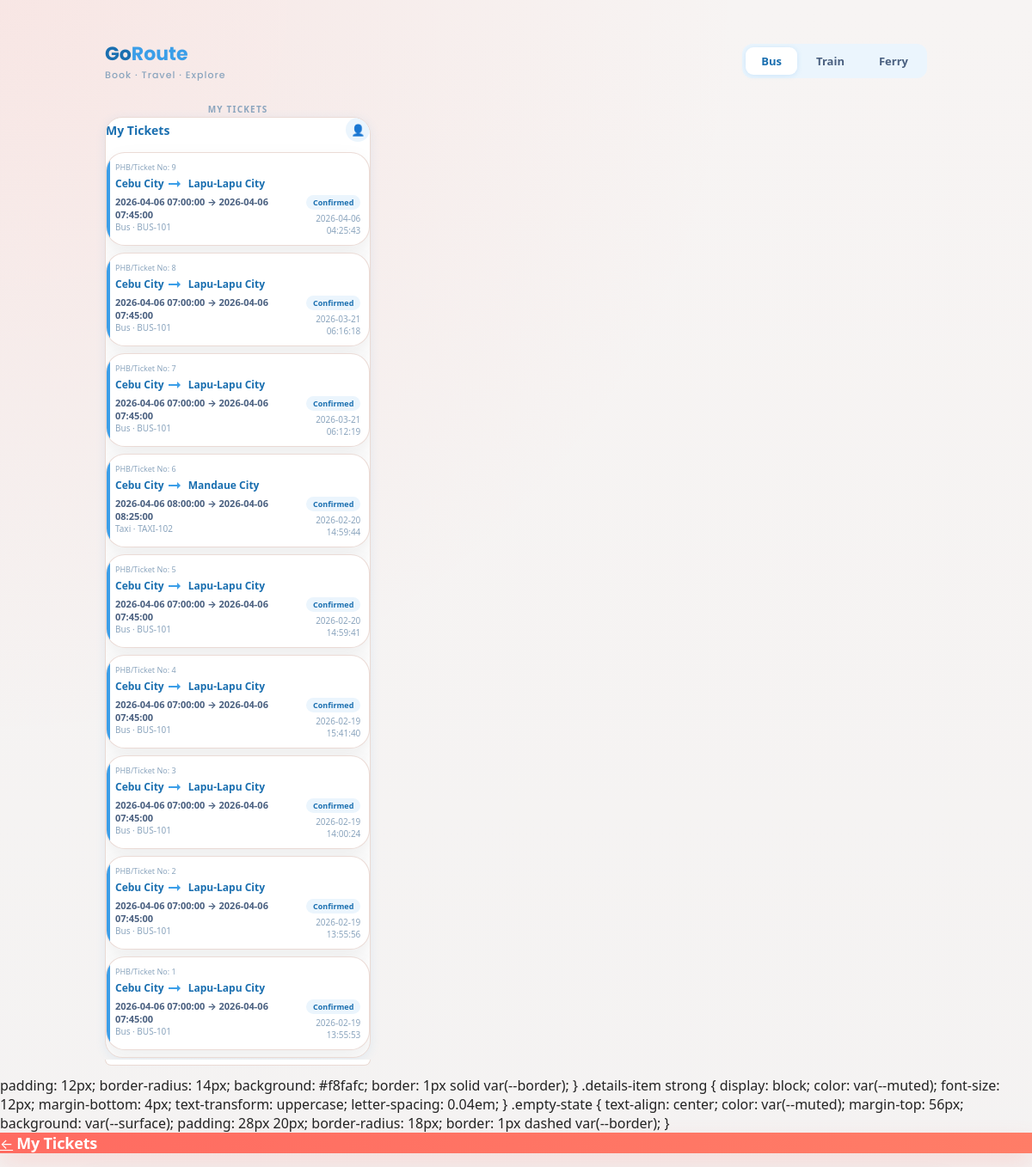
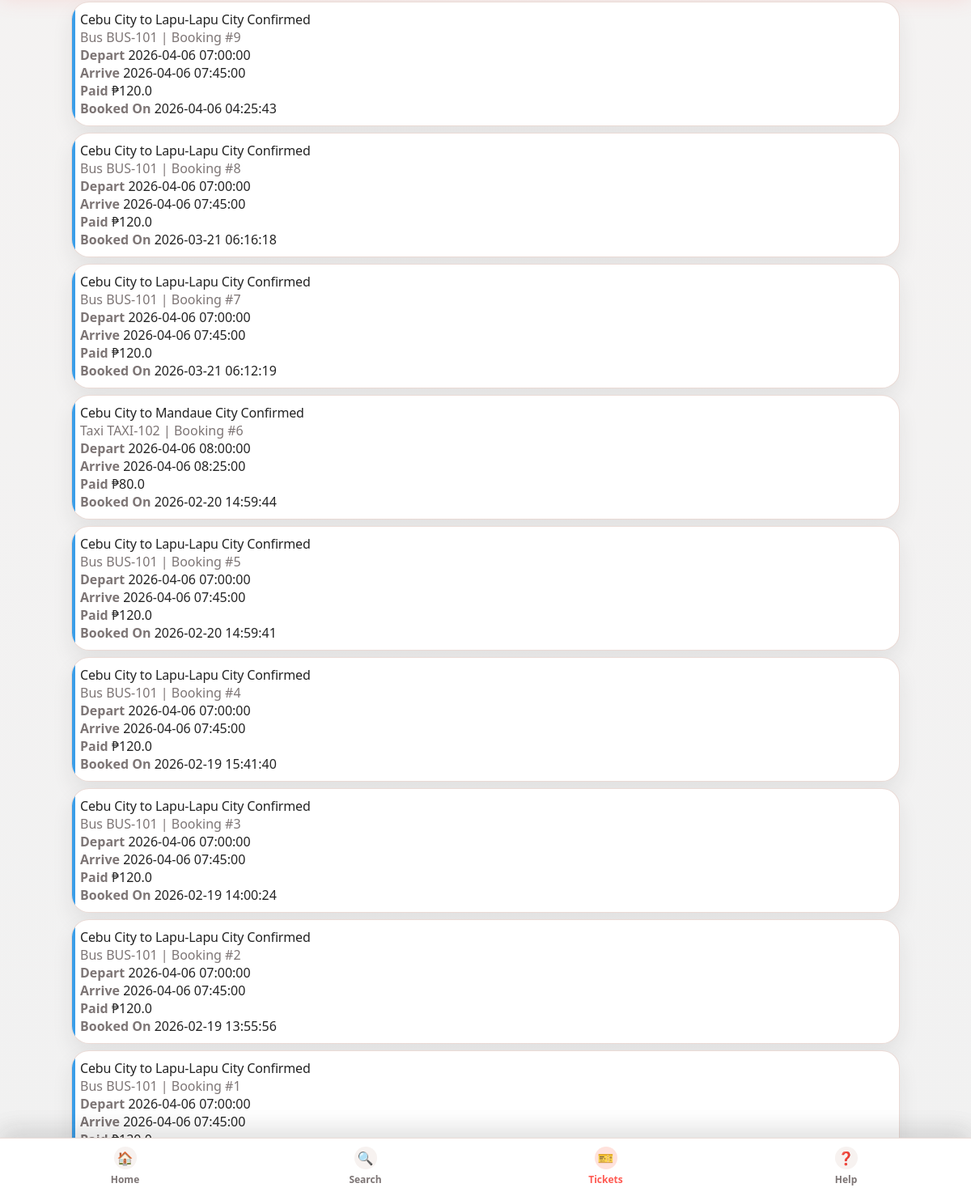
The page /my_tickets (signed in) on the database as committed earlier (2 pictures, top to bottom).
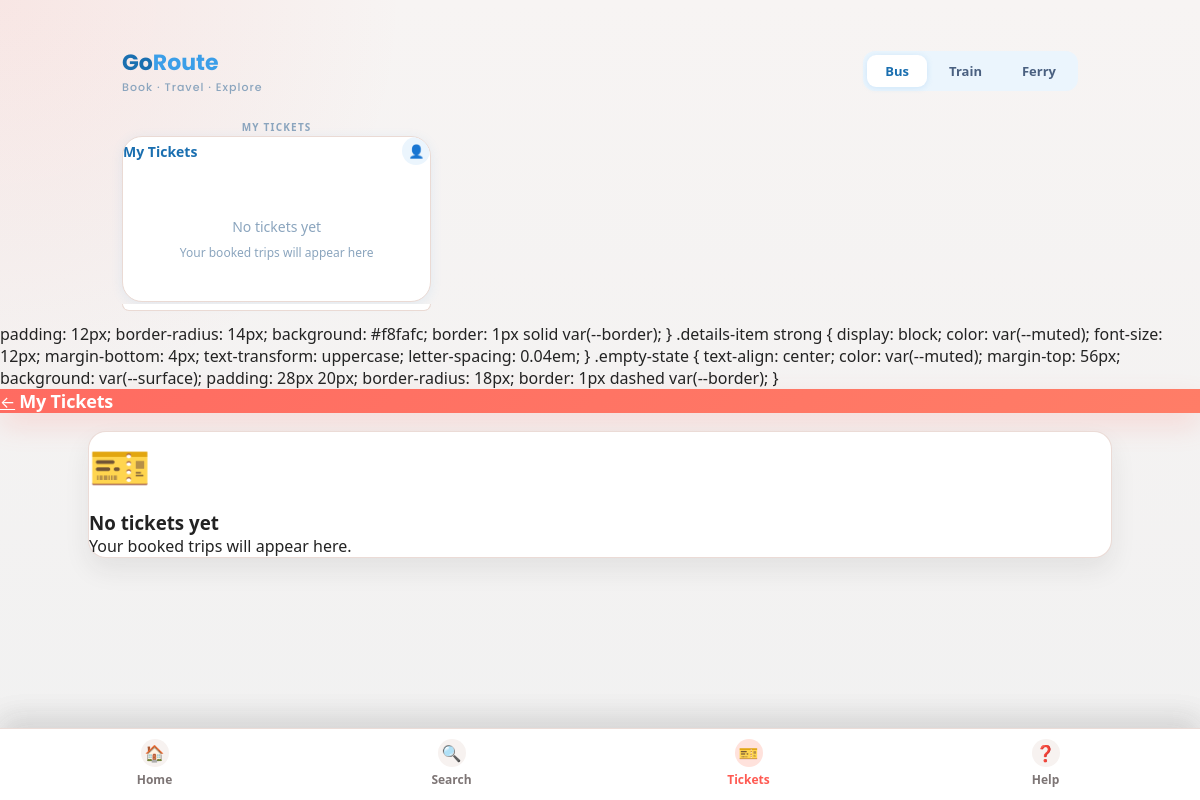
The same page on the database as committed later.
### tables this page shows
CREATE TABLE Booking (
    Booking_ID INTEGER PRIMARY KEY AUTOINCREMENT, Booking_Date DATETIME DEFAULT CURRENT_TIMESTAMP, Total_Price REAL NOT NULL, Status TEXT DEFAULT 'Pending', User_ID INTEGER, Schedule_ID INTEGER, FOREIGN KEY (User_ID) REFERENCES User(User_ID), FOREIGN KEY (Schedule_ID) REFERENCES Schedule(Schedule_ID)
);

CREATE TABLE Route (
    Route_ID INTEGER PRIMARY KEY AUTOINCREMENT, Origin TEXT NOT NULL, Destination TEXT NOT NULL, Distance REAL, Base_Fare REAL NOT NULL
);

CREATE TABLE Schedule (
    Schedule_ID INTEGER PRIMARY KEY AUTOINCREMENT, Departure_Time DATETIME NOT NULL, Arrival_Time DATETIME, Status TEXT DEFAULT 'Scheduled', Route_ID INTEGER, Vehicle_ID INTEGER, FOREIGN KEY (Route_ID) REFERENCES Route(Route_ID), FOREIGN KEY (Vehicle_ID) REFERENCES Vehicle(Vehicle_ID)
);

CREATE TABLE Vehicle (
    Vehicle_ID INTEGER PRIMARY KEY AUTOINCREMENT, Plate_Number TEXT UNIQUE NOT NULL, Type TEXT NOT NULL, Capacity INTEGER NOT NULL
);

### app.py (the view)
@app.route('/my_tickets')
def my_tickets():
    if not require_login(default_user_id=1, default_name="RJ (Preview Mode)", default_role='Passenger'):
        return redirect(url_for('login'))
    user_id = session['user_id']
    conn = get_db_connection()
    query = '''
        SELECT b.Booking_ID, b.Booking_Date, b.Status, b.Total_Price,
               s.Departure_Time, s.Arrival_Time,
               r.Origin, r.Destination,
               v.Plate_Number, v.Type
        FROM Booking b
        JOIN Schedule s ON b.Schedule_ID = s.Schedule_ID
        JOIN Route r ON s.Route_ID = r.Route_ID
        JOIN Vehicle v ON s.Vehicle_ID = v.Vehicle_ID
        WHERE b.User_ID = ?
        ORDER BY b.Booking_ID DESC
    '''
    tickets = conn.execute(query, (user_id,)).fetchall()
    conn.close()
    return render_template('my_tickets.html', tickets=tickets)

### app.py (called while the page is built)
def get_db_connection():
    conn = sqlite3.connect(DB_PATH)
    conn.row_factory = sqlite3.Row
    return conn

def require_login(default_role=None, default_name=None, default_user_id=None):
    if 'user_id' in session:
        return True
    if PREVIEW_BYPASS and default_user_id is not None and default_name and default_role:
        ensure_session(default_user_id, default_name, default_role)
        return True
    return False

### templates/my_tickets.html (shortened to what this page needs)
﻿<!DOCTYPE html>
<html lang="en">
<head>
    <link rel="stylesheet" href="{{ url_for('static', filename='css/app.css') }}">
</head>
<body>
    <div class="app">
        <div class="header">
            <div class="logo">
                Go<span>Route</span>
                <small>Book · Travel · Explore</small>
            </div>
            <div class="tabs">
                <button class="tab active">Bus</button>
                <button class="tab">Train</button>
                <button class="tab">Ferry</button>
            </div>
        </div>
        <div class="screens">
            <div>
                <div class="screen-label">My tickets</div>
                <div class="screen results-screen">
                    <div style="display:flex;justify-content:space-between;align-items:center;margin-bottom:12px;">
                        <div style="font-size:14px;font-weight:800;color:var(--blue-dark);">My Tickets</div>
                        <div style="width:28px;height:28px;border-radius:50%;background:var(--blue-light);display:flex;align-items:center;justify-content:center;font-size:13px;">👤</div>
                    </div>
                    {% if tickets %}
                        {% for ticket in tickets %}
                        <div class="ticket-card{% if ticket['Status'] == 'Completed' %} opacity:.6{% endif %}">
                            <div class="ticket-no">PHB/Ticket No: {{ ticket['Booking_ID'] }}</div>
                            <div class="ticket-route">
                                <span class="city">{{ ticket['Origin'] }}</span>
                                <div style="width:18px;height:8px;position:relative;display:flex;align-items:center;">
                                    <div style="position:absolute;left:0;right:6px;height:2px;background:var(--blue);"></div>
                                    <div style="position:absolute;right:0;border:4px solid transparent;border-left-color:var(--blue);"></div>
                                </div>
                                <span class="city">{{ ticket['Destination'] }}</span>
                            </div>
                            <div class="ticket-meta">
                                <div>
                                    <div style="font-weight:700;font-size:11px;">{{ ticket['Departure_Time'] }} → {{ ticket['Arrival_Time'] }}</div>
                                    <div style="font-size:10px;color:var(--text3);">{{ ticket['Type'] }} · {{ ticket['Plate_Number'] }}</div>
                                </div>
                                <div style="text-align:right">
                                    <div class="ticket-status">{{ ticket['Status'] }}</div>
                                    <div style="font-size:10px;color:var(--text3);margin-top:3px;">{{ ticket['Booking_Date'] }}</div>
                                </div>
                            </div>
                        </div>
                        {% endfor %}
                    {% else %}
                        <div style="text-align:center;padding:40px 20px;color:var(--text3);">
                            <div style="font-size:14px;margin-bottom:8px;">No tickets yet</div>
                            <div style="font-size:12px;">Your booked trips will appear here</div>
                        </div>
                    {% endif %}
                </div>
            </div>
        </div>
        <div style="display:grid;grid-template-columns:repeat(3,1fr);gap:14px;margin-top:2px;">
            <div style="background:var(--card);border-radius:0 0 20px 20px;border:1.5px solid var(--border);border-top:none;padding:0 10px 6px;">
                <div class="bottom-nav">
                    <a href="/dashboard" class="nav-item">
                        </a>
                    <a href="/my_tickets" class="nav-item active">
                        </a>
                    <a href="/wallet" class="nav-item">
                        <svg class="nav-icon" viewBox="0 0 18 18" fill="none"><circle cx="9" cy="9" r="7" stroke="#8ba5be" stroke-width="1.2"/><path d="M9 5v4l3 2" stroke="#8ba5be" stroke-width="1.2" stroke-linecap="round"/></svg>Wallet</a>
                    <a href="/logout" class="nav-item">
                        </a>
                </div>
            </div>
        </div>
    </div>
</body>
</html>
    <link rel="stylesheet" href="{{ url_for('static', filename='css/app.css') }}">
</head>
<body>
    <div class="app-bar">
        <a href="/dashboard" class="back-btn">&#8592;</a>
        <span style="font-weight: 800; font-size: 18px;">My Tickets</span>
    </div>
    <div class="container">
        {% if tickets %}
            {% for ticket in tickets %}
            <div class="ticket-card">
                <div class="route-title">
                    {{ ticket['Origin'] }} to {{ ticket['Destination'] }}
                    <span class="status">{{ ticket['Status'] }}</span>
                </div>
                <div class="route-subtitle">
                    {{ ticket['Type'] }} {{ ticket['Plate_Number'] }} | Booking #{{ ticket['Booking_ID'] }}
                </div>
                <div class="details-grid">
                    <div class="details-item">
                        <strong>Depart</strong>
                        {{ ticket['Departure_Time'] }}
                    </div>
                    <div class="details-item">
                        <strong>Arrive</strong>
                        {{ ticket['Arrival_Time'] }}
                    </div>
                    <div class="details-item">
                        <strong>Paid</strong>
                        &#8369;{{ ticket['Total_Price'] }}
                    </div>
                    <div class="details-item">
                        <strong>Booked On</strong>
                        {{ ticket['Booking_Date'] }}
                    </div>
                </div>
            </div>
            {% endfor %}
        {% else %}
            <div class="empty-state">
                <div style="font-size: 50px; margin-bottom: 10px;">&#127915;</div>
                <h3>No tickets yet</h3>
                <p>Your booked trips will appear here.</p>
            </div>
        {% endif %}
    </div>
    <div class="bottom-nav">
        <a href="/dashboard" class="nav-item">
            <span class="nav-icon">&#127968;</span>
            Home
        </a>
        <a href="/dashboard" class="nav-item">
            <span class="nav-icon">&#128269;</span>
            Search
        </a>
        <a href="/my_tickets" class="nav-item active">
            <span class="nav-icon">&#127915;</span>
            Tickets
        </a>
        <a href="/support" class="nav-item">
            <span class="nav-icon">&#10067;</span>
            Help
        </a>
    </div>
</body>
</html>

### static/css/app.css (style rules this page uses)
:root { --bg: #f1f1f1; --surface: #ffffff; --surface-soft: #fff8f5; --surface-warm: #fff0ea; --text: #232323; --muted: #7d7575; --primary: #ff6b61; --primary-strong: #ff5a52; --primary-soft: #ffe2dc; --secondary: #ffb33b; --border: #eadad4; --success: #20a86b; --danger: #e35555; --shadow-lg: 0 18px 40px rgba(35, 35, 35, 0.12); --shadow-card: 0 12px 26px rgba(35, 35, 35, 0.08); }
* { box-sizing: border-box; }
html, body { min-height: 100%; margin: 0; }
body { min-height: 100vh; background: radial-gradient(circle at top left, rgba(255, 107, 97, 0.1), transparent 28%), linear-gradient(180deg, #f7f4f3 0%, var(--bg) 100%) !important; color: var(--text); font-family: "Segoe UI", Roboto, -apple-system, BlinkMacSystemFont, sans-serif; }
a { color: inherit; }
button, input, select, textarea { font: inherit; }
.app-bar { background: linear-gradient(135deg, var(--primary) 0%, #ff7d67 100%) !important; color: #fff !important; box-shadow: 0 12px 28px rgba(255, 107, 97, 0.2) !important; }
.container { width: min(100%, 1060px); margin: 0 auto; padding: 18px; }
.hero, .card, .panel, .ticket-card, .map-card, .success-card, .intro, .contact, .route-card, .empty-state { background: var(--surface); border: 1px solid rgba(234, 218, 212, 0.95); box-shadow: var(--shadow-card); }
.card h3, .panel h2, .panel h3, .route-title, .vehicle-type, .heading strong, .hero h1, .intro h2, .success-card h2, .app-bar, .brand { letter-spacing: -0.01em; }
.empty-state { border-radius: 18px !important; }
.nav-item.active { color: var(--primary-strong) !important; }
.bottom-nav { position: fixed; left: 0; right: 0; bottom: 0; display: flex; justify-content: space-around; gap: 8px; padding: 10px 10px 12px; background: rgba(255, 255, 255, 0.97); border-top: 1px solid rgba(234, 218, 212, 0.92); box-shadow: 0 -10px 30px rgba(35, 35, 35, 0.08); backdrop-filter: blur(12px); z-index: 100; }
.nav-item { flex: 1; min-width: 0; text-decoration: none; color: var(--muted); display: flex; flex-direction: column; align-items: center; gap: 4px; font-size: 12px; font-weight: 600; }
.nav-icon { display: inline-grid; place-items: center; width: 28px; height: 28px; border-radius: 999px; background: #f7f2f0; font-size: 16px; }
.nav-item.active .nav-icon { background: var(--primary-soft); }

### templates/my_tickets.html (style rules this page uses)
* { box-sizing:border-box;margin:0;padding:0; }
:root { --blue:#3B9EE8;--blue-light:#EBF5FD;--blue-mid:#6DBAF1;--blue-dark:#1A6FB0; --blue-pale:#F0F9FF;--blue-btn:#2E8FD4;--accent:#FF6B6B;--accent-warm:#FFA552; --text:#1a2940;--text2:#4a6080;--text3:#8ba5be;--white:#fff;--bg:#F4F9FD; --card:#fff;--border:#D6ECFA;--shadow:0 2px 12px rgba(59,158,232,.1); }
body { font-family:'Nunito',sans-serif;background:var(--bg);color:var(--text); }
.app { max-width:980px;margin:0 auto;padding:12px; }
.header { display:flex;align-items:center;justify-content:space-between;padding:12px 0 18px; }
.logo { font-family:'Poppins',sans-serif;font-weight:700;font-size:22px;color:var(--blue-dark); }
.logo span { color:var(--blue); }
.logo small { font-size:11px;font-weight:500;color:var(--text3);display:block;letter-spacing:1px; }
.tabs { display:flex;gap:4px;background:var(--blue-light);border-radius:12px;padding:4px; }
.tab { padding:7px 18px;border-radius:9px;font-size:13px;font-weight:600;cursor:pointer;border:none;background:none;color:var(--text2);transition:all .2s; }
.tab.active { background:var(--white);color:var(--blue-dark);box-shadow:0 1px 6px rgba(59,158,232,.18); }
.screens { display:grid;grid-template-columns:repeat(3,1fr);gap:14px; }
.screen { background:var(--card);border-radius:20px;border:1.5px solid var(--border);overflow:hidden;box-shadow:var(--shadow); }
.screen-label { font-size:10px;font-weight:700;letter-spacing:1.2px;color:var(--text3);text-align:center;padding:6px 0 2px;text-transform:uppercase; }
.bottom-nav { display:flex;justify-content:space-around;padding:10px 0 2px;border-top:1px solid var(--border); }
.nav-item { display:flex;flex-direction:column;align-items:center;gap:3px;font-size:9px;color:var(--text3);cursor:pointer;text-decoration:none; }
.nav-item.active { color:var(--blue); }
.nav-icon { width:18px;height:18px; }

Rows that differ between the two databases and show on the page:
removed Booking: Booking_ID "9", Origin "Cebu City", Destination "Lapu-Lapu City", Departure_Time "2026-04-06 07:00:00", Arrival_Time "2026-04-06 07:45:00", Type "Bus", Plate_Number "BUS-101", Status "Confirmed", Booking_Date "2026-04-06 04:25:43", Total_Price "120.0"
removed Booking: Booking_ID "8", Origin "Cebu City", Destination "Lapu-Lapu City", Departure_Time "2026-04-06 07:00:00", Arrival_Time "2026-04-06 07:45:00", Type "Bus", Plate_Number "BUS-101", Status "Confirmed", Booking_Date "2026-03-21 06:16:18", Total_Price "120.0"
removed Booking: Booking_ID "7", Origin "Cebu City", Destination "Lapu-Lapu City", Departure_Time "2026-04-06 07:00:00", Arrival_Time "2026-04-06 07:45:00", Type "Bus", Plate_Number "BUS-101", Status "Confirmed", Booking_Date "2026-03-21 06:12:19", Total_Price "120.0"
removed Booking: Booking_ID "6", Origin "Cebu City", Destination "Mandaue City", Departure_Time "2026-04-06 08:00:00", Arrival_Time "2026-04-06 08:25:00", Type "Taxi", Plate_Number "TAXI-102", Status "Confirmed", Booking_Date "2026-02-20 14:59:44", Total_Price "80.0"
removed Booking: Booking_ID "5", Origin "Cebu City", Destination "Lapu-Lapu City", Departure_Time "2026-04-06 07:00:00", Arrival_Time "2026-04-06 07:45:00", Type "Bus", Plate_Number "BUS-101", Status "Confirmed", Booking_Date "2026-02-20 14:59:41", Total_Price "120.0"
removed Booking: Booking_ID "4", Origin "Cebu City", Destination "Lapu-Lapu City", Departure_Time "2026-04-06 07:00:00", Arrival_Time "2026-04-06 07:45:00", Type "Bus", Plate_Number "BUS-101", Status "Confirmed", Booking_Date "2026-02-19 15:41:40", Total_Price "120.0"
removed Booking: Booking_ID "3", Origin "Cebu City", Destination "Lapu-Lapu City", Departure_Time "2026-04-06 07:00:00", Arrival_Time "2026-04-06 07:45:00", Type "Bus", Plate_Number "BUS-101", Status "Confirmed", Booking_Date "2026-02-19 14:00:24", Total_Price "120.0"
removed Booking: Booking_ID "2", Origin "Cebu City", Destination "Lapu-Lapu City", Departure_Time "2026-04-06 07:00:00", Arrival_Time "2026-04-06 07:45:00", Type "Bus", Plate_Number "BUS-101", Status "Confirmed", Booking_Date "2026-02-19 13:55:56", Total_Price "120.0"
removed Booking: Booking_ID "1", Origin "Cebu City", Destination "Lapu-Lapu City", Departure_Time "2026-04-06 07:00:00", Arrival_Time "2026-04-06 07:45:00", Type "Bus", Plate_Number "BUS-101", Status "Confirmed", Booking_Date "2026-02-19 13:55:53"
Other text that changed with them:
text now shown: "No tickets yet Your booked trips will appear here 🎫 No tickets yet Your booked trips will appear here."
